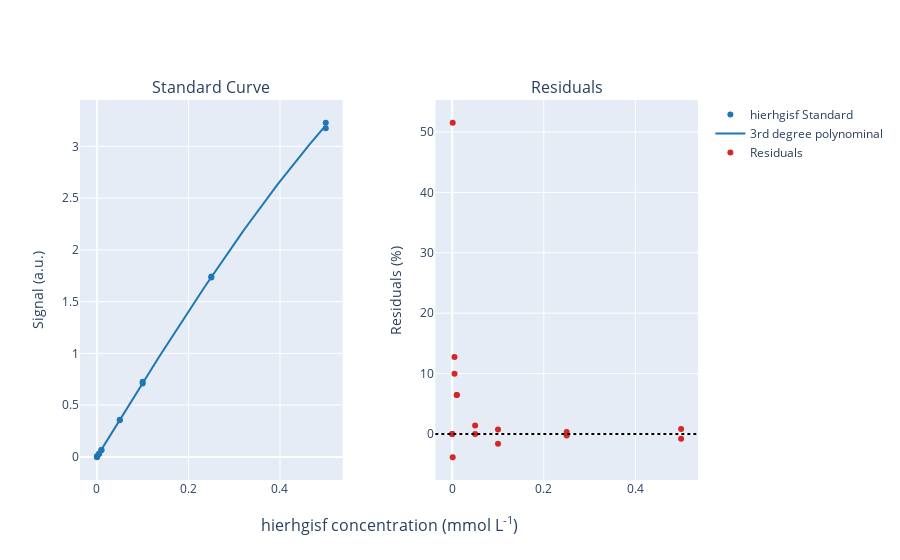

Notebook cell for this chart:
### Markdown cell above
# .from_excel

### Code cell
path = "/Users/max/Documents/enzymeml/glucosidase_inhibition/round2/data/p-NP_standard.xlsx"
d = StandardCurve.from_excel(
    path=path,
    reactant_id="s1",
    wavelength=340,
    conc_unit="mmole / l",
    analyte_name="hierhgisf",
    sheet_name="csv",
    cutoff_signal=3.3
).visualize()

d

### Figure 1 — Plotly figure (JSON) as saved in the notebook; plotly's stock layout.template omitted (floating-point values rounded to 4 significant figures)
{"data": [{"hoverinfo": "skip", "marker": {"color": "#1f77b4"}, "mode": "markers", "name": "hierhgisf Standard", "type": "scatter", "visible": true, "x": [0, 0.001, 0.005, 0.01, 0.05, 0.1, 0.25, 0.5, 0, 0.001, 0.005, 0.01, 0.05, 0.1, 0.25, 0.5], "xaxis": "x", "y": [0.0035, 0.0035, 0.0315, 0.0675, 0.3595, 0.7095, 1.732, 3.177, -0.0035, 0.0075, 0.0325, 0.0675, 0.3545, 0.7265, 1.742, 3.228], "yaxis": "y"}, {"hoverinfo": "skip", "marker": {"color": "#1f77b4"}, "mode": "lines", "name": "3rd degree polynominal", "type": "scatter", "visible": true, "x": [0, 0.006329, 0.01266, 0.01899, 0.02532, 0.03165, 0.03797, 0.0443, 0.05063, 0.05696, 0.06329, 0.06962, 0.07595, 0.08228, 0.08861, 0.09494, 0.1013, 0.1076, 0.1139, 0.1203, 0.1266, 0.1329, 0.1392, 0.1456, 0.1519, 0.1582, 0.1646, 0.1709, 0.1772, 0.1835, 0.1899, 0.1962, 0.2025, 0.2089, 0.2152, 0.2215, 0.2278, 0.2342, 0.2405, 0.2468, 0.2532, 0.2595, 0.2658, 0.2722, 0.2785, 0.2848, 0.2911, 0.2975, 0.3038, 0.3101, 0.3165, 0.3228, 0.3291, 0.3354, 0.3418, 0.3481, 0.3544, 0.3608, 0.3671, 0.3734, 0.3797, 0.3861, 0.3924, 0.3987, 0.4051, 0.4114, 0.4177, 0.4241, 0.4304, 0.4367, 0.443, 0.4494, 0.4557, 0.462, 0.4684, 0.4747, 0.481, 0.4873, 0.4937, 0.5], "xaxis": "x", "y": [0, 0.04569, 0.09133, 0.1369, 0.1825, 0.2279, 0.2734, 0.3187, 0.364, 0.4093, 0.4544, 0.4995, 0.5445, 0.5894, 0.6343, 0.679, 0.7237, 0.7682, 0.8127, 0.857, 0.9013, 0.9454, 0.9895, 1.033, 1.077, 1.121, 1.164, 1.208, 1.251, 1.294, 1.337, 1.38, 1.423, 1.465, 1.508, 1.55, 1.592, 1.634, 1.676, 1.717, 1.759, 1.8, 1.841, 1.882, 1.923, 1.963, 2.003, 2.044, 2.083, 2.123, 2.163, 2.202, 2.241, 2.28, 2.319, 2.357, 2.395, 2.433, 2.471, 2.508, 2.545, 2.582, 2.619, 2.656, 2.692, 2.728, 2.764, 2.799, 2.834, 2.869, 2.904, 2.938, 2.972, 3.006, 3.039, 3.073, 3.106, 3.138, 3.17, 3.202], "yaxis": "y"}, {"hoverinfo": "skip", "marker": {"color": "#d62728"}, "mode": "markers", "name": "Residuals", "type": "scatter", "visible": true, "x": [0, 0.001, 0.005, 0.01, 0.05, 0.1, 0.25, 0.5, 0, 0.001, 0.005, 0.01, 0.05, 0.1, 0.25, 0.5], "xaxis": "x2", "y": [0, 51.53, 12.73, 6.463, 0.003461, 0.7348, 0.3241, 0.8101, 0, -3.859, 9.962, 6.463, 1.394, -1.644, -0.2513, -0.8136], "yaxis": "y2"}], "layout": {"annotations": [{"font": {"size": 16}, "showarrow": false, "text": "Standard Curve", "x": 0.2125, "xanchor": "center", "xref": "paper", "y": 1, "yanchor": "bottom", "yref": "paper"}, {"font": {"size": 16}, "showarrow": false, "text": "Residuals", "x": 0.7875, "xanchor": "center", "xref": "paper", "y": 1, "yanchor": "bottom", "yref": "paper"}, {"font": {"size": 16}, "showarrow": false, "text": "hierhgisf concentration (mmol L<sup>-1</sup>)", "x": 0.5, "xanchor": "center", "xref": "paper", "y": 0, "yanchor": "top", "yref": "paper", "yshift": -30}], "shapes": [{"line": {"color": "#000000", "dash": "dot", "width": 2}, "type": "line", "x0": 0, "x1": 1, "xref": "x2 domain", "y0": 0, "y1": 0, "yref": "y2"}], "xaxis": {"anchor": "y", "domain": [0, 0.425]}, "xaxis2": {"anchor": "y2", "domain": [0.575, 1]}, "yaxis": {"anchor": "x", "domain": [0, 1], "title": {"text": "Signal (a.u.)"}}, "yaxis2": {"anchor": "x2", "domain": [0, 1], "title": {"text": "Residuals (%)"}}}}
